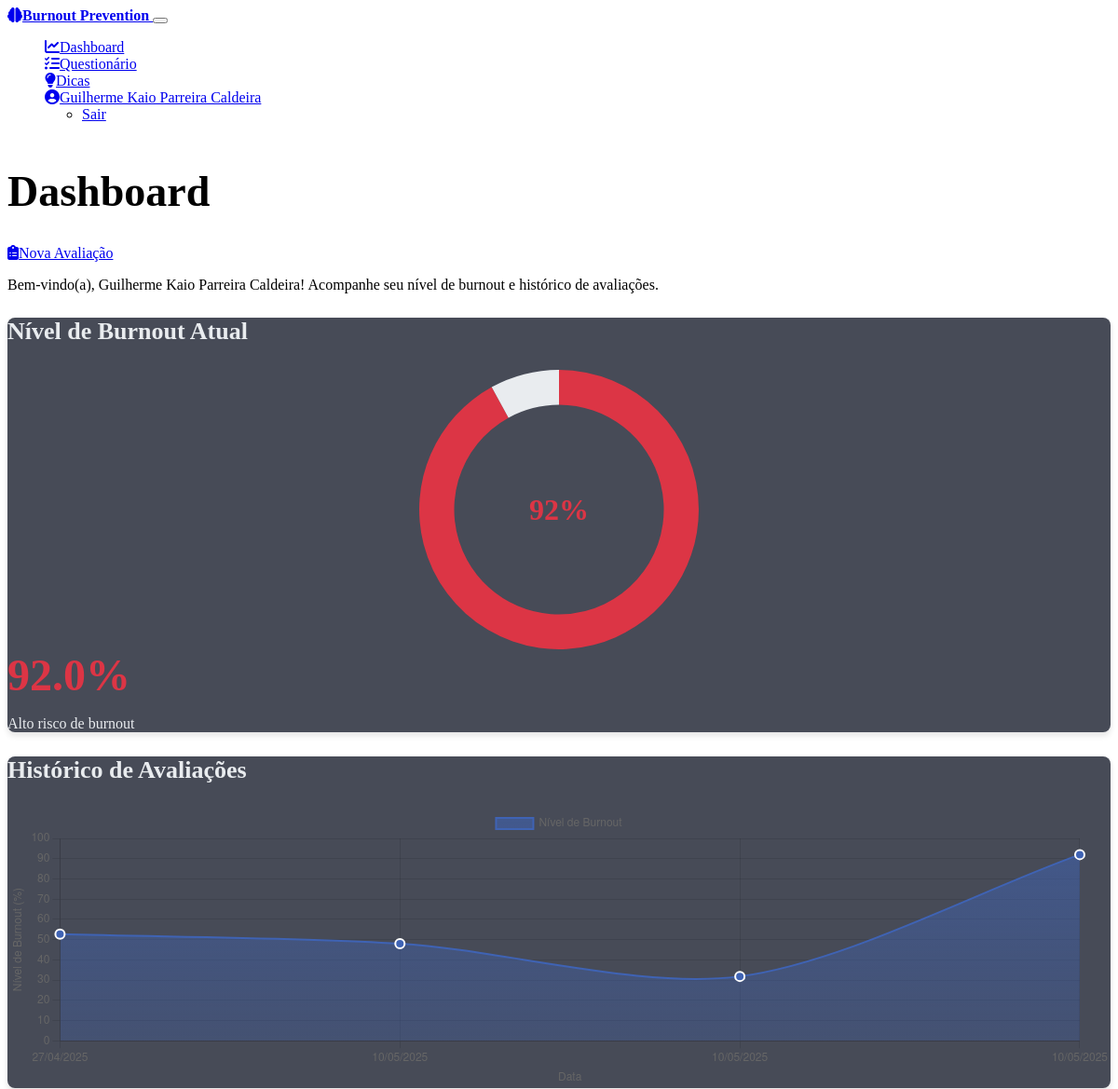
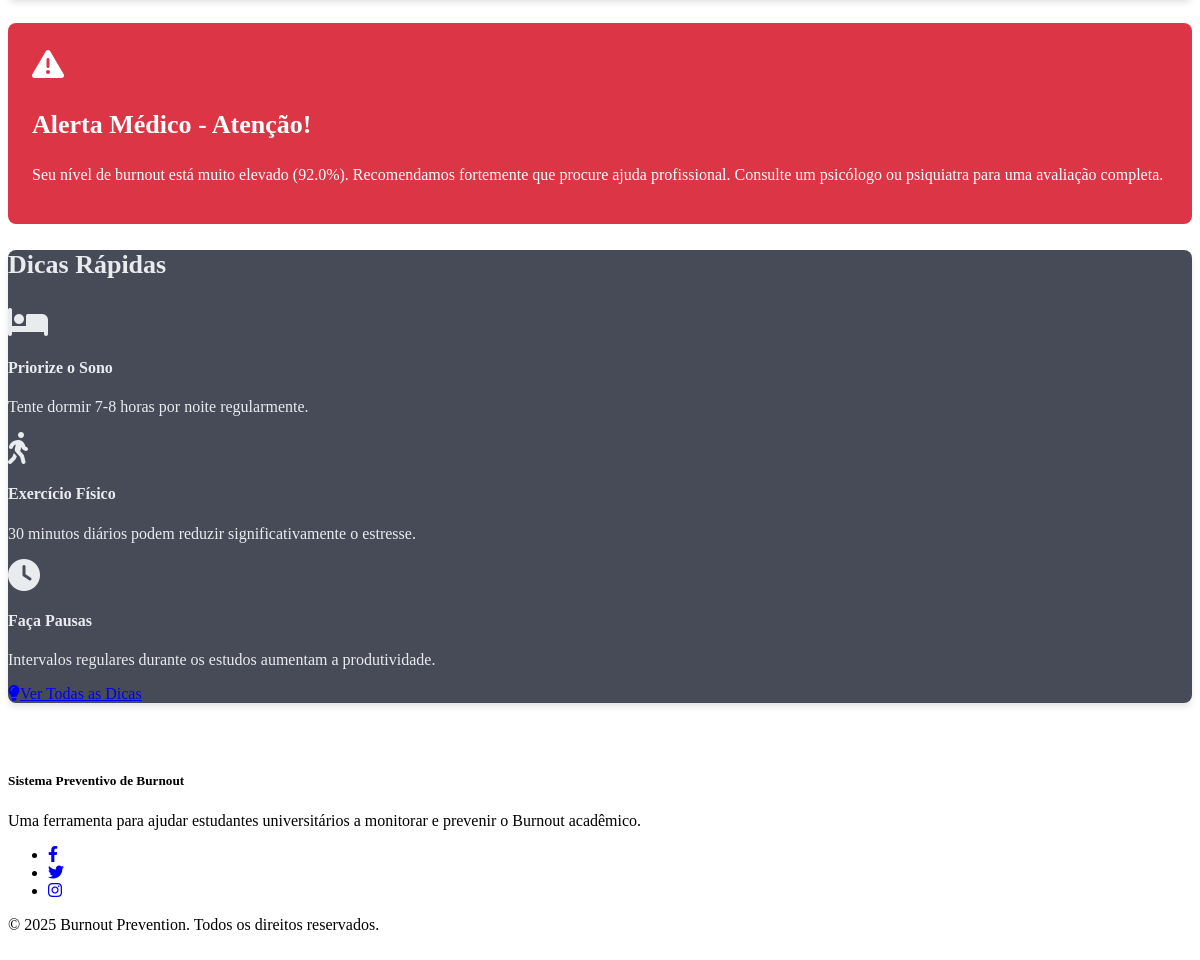
The page /dashboard (signed in) on the database its author committed (2 pictures, top to bottom).
### models.py (models this page shows, shortened)
class User(db.Model, UserMixin):
    id = db.Column(db.Integer, primary_key=True)
    name = db.Column(db.String(100), nullable=False)
    email = db.Column(db.String(100), unique=True, nullable=False)
    password_hash = db.Column(db.String(200), nullable=False)
    created_at = db.Column(db.DateTime, default=datetime.now)
    latest_burnout_score = db.Column(db.Float, nullable=True)
    last_assessment = db.Column(db.DateTime, nullable=True)
    responses = db.relationship('Response', backref='user', lazy=True)

### routes.py (the view)
    @app.route('/dashboard')
    @login_required
    def dashboard():
        user_id = current_user.id  # Usando o current_user do Flask-Login
        user_data = get_user_data(user_id)
        if not user_data:
            flash('Erro ao carregar dados do usuário', 'error')
            return redirect(url_for('index'))
        burnout_history = get_burnout_history(user_id)
        latest_score = user_data.get('latest_burnout_score')
        has_completed_questionnaire = latest_score is not None
        return render_template(
            'dashboard.html',
            user_name=user_data.get('name'),
            latest_score=latest_score,
            burnout_history=burnout_history,
            has_completed_questionnaire=has_completed_questionnaire
        )

### routes.py (called while the page is built)
def get_user_data(user_id):
    try:
        user = User.query.get(user_id)
        if not user:
            return None
        return {
            'name': user.name,
            'email': user.email,
            'latest_burnout_score': user.latest_burnout_score,
            'last_assessment': user.last_assessment
        }
    except Exception as e:
        logging.error(f"Erro ao recuperar dados do usuário: {e}")
        return None

def get_burnout_history(user_id):
    try:
        responses = Response.query.filter_by(
            user_id=user_id).order_by(Response.timestamp).all()
        history = []
        for response in responses:
            history.append({
                'score': response.burnout_score,
                'timestamp': response.timestamp.strftime('%d/%m/%Y') if response.timestamp else 'Desconhecido'
            })
        return history
    except Exception as e:
        logging.error(f"Erro ao recuperar o histórico de burnout: {e}")
        return []

### templates/dashboard.html
{% extends 'base.html' %}
{% block content %}
<div class="container">
    <div class="row mb-4">
        <div class="col-12">
            <div class="d-flex align-items-center justify-content-between">
                <h1 class="mb-0">Dashboard</h1>
                <a href="{{ url_for('questionnaire') }}" class="btn btn-primary">
                    <i class="fas fa-clipboard-list me-2"></i>Nova Avaliação
                </a>
            </div>
            <p class="text-secondary">Bem-vindo(a), {{ user_name }}! Acompanhe seu nível de burnout e histórico de avaliações.</p>
        </div>
    </div>
    {% if not has_completed_questionnaire %}
    <div class="row mb-4">
        <div class="col-12">
            <div class="alert alert-info">
                <i class="fas fa-info-circle me-2"></i>
                <strong>Você ainda não completou nenhuma avaliação.</strong>
                Responda ao questionário para ver seus resultados aqui.
            </div>
        </div>
    </div>
    {% else %}
    <div class="row">
        <div class="col-lg-4 mb-4">
            <div class="card dashboard-card">
                <div class="card-body">
                    <h3 class="card-title h5 mb-3">Nível de Burnout Atual</h3>
                    <div class="chart-container mb-3">
                        <canvas id="burnoutChart"></canvas>
                    </div>
                    <div class="text-center">
                        {% if latest_score < 40 %}
                        <span class="score-display score-low">{{ latest_score }}%</span>
                        <p class="mb-0 text-success">Baixo risco de burnout</p>
                        {% elif latest_score < 70 %}
                        <span class="score-display score-medium">{{ latest_score }}%</span>
                        <p class="mb-0 text-warning">Risco moderado de burnout</p>
                        {% else %}
                        <span class="score-display score-high">{{ latest_score }}%</span>
                        <p class="mb-0 text-danger">Alto risco de burnout</p>
                        {% endif %}
                    </div>
                </div>
            </div>
        </div>
        <div class="col-lg-8 mb-4">
            <div class="card dashboard-card">
                <div class="card-body">
                    <h3 class="card-title h5 mb-3">Histórico de Avaliações</h3>
                    <div class="chart-container">
                        <canvas id="historyChart"></canvas>
                    </div>
                </div>
            </div>
        </div>
    </div>
    <div class="row">
        {% if latest_score >= 80 %}
        <div class="col-12 mb-4">
            <div class="medical-alert">
                <div class="d-flex align-items-center">
                    <div class="medical-alert-icon">
                        <i class="fas fa-exclamation-triangle"></i>
                    </div>
                    <div>
                        <h3 class="h4 mb-2">Alerta Médico - Atenção!</h3>
                        <p class="mb-0">
                            Seu nível de burnout está muito elevado ({{ latest_score }}%). Recomendamos fortemente que
                            procure ajuda profissional. Consulte um psicólogo ou psiquiatra para uma avaliação completa.
                        </p>
                    </div>
                </div>
            </div>
        </div>
        {% endif %}
        <div class="col-12 mb-4">
            <div class="card">
                <div class="card-body">
                    <h3 class="card-title h5 mb-3">Dicas Rápidas</h3>
                    <div class="row g-3">
                        <div class="col-md-4">
                            <div class="d-flex">
                                <div class="me-3">
                                    <i class="fas fa-bed fa-2x text-primary"></i>
                                </div>
                                <div>
                                    <h4 class="h6">Priorize o Sono</h4>
                                    <p class="small mb-0">Tente dormir 7-8 horas por noite regularmente.</p>
                                </div>
                            </div>
                        </div>
                        <div class="col-md-4">
                            <div class="d-flex">
                                <div class="me-3">
                                    <i class="fas fa-walking fa-2x text-primary"></i>
                                </div>
                                <div>
                                    <h4 class="h6">Exercício Físico</h4>
                                    <p class="small mb-0">30 minutos diários podem reduzir significativamente o estresse.</p>
                                </div>
                            </div>
                        </div>
                        <div class="col-md-4">
                            <div class="d-flex">
                                <div class="me-3">
                                    <i class="fas fa-clock fa-2x text-primary"></i>
                                </div>
                                <div>
                                    <h4 class="h6">Faça Pausas</h4>
                                    <p class="small mb-0">Intervalos regulares durante os estudos aumentam a produtividade.</p>
                                </div>
                            </div>
                        </div>
                    </div>
                    <div class="text-center mt-4">
                        <a href="{{ url_for('tips') }}" class="btn btn-outline-primary">
                            <i class="fas fa-lightbulb me-2"></i>Ver Todas as Dicas
                        </a>
                    </div>
                </div>
            </div>
        </div>
    </div>
    {% endif %}
</div>
{% endblock %}
{% block scripts %}
{% if has_completed_questionnaire %}
<script>
    document.addEventListener('DOMContentLoaded', function() {
        // Criar gráfico do nível de burnout atual
        createBurnoutScoreChart('burnoutChart', {{ latest_score }});
        // Criar gráfico do histórico de burnout
        const historyData = [
            {% for entry in burnout_history %}
            {
                timestamp: "{{ entry.timestamp }}",
                score: {{ entry.score }}
            },
            {% endfor %}
        ];
        createBurnoutHistoryChart('historyChart', historyData);
    });
</script>
{% endif %}
{% endblock %}

### templates/base.html (shortened to what this page needs)
<!DOCTYPE html>
<html lang="pt-br" data-bs-theme="dark">
<head>
    <link href="https://cdn.replit.com/agent/bootstrap-agent-dark-theme.min.css" rel="stylesheet">
    <link rel="stylesheet" href="https://cdnjs.cloudflare.com/ajax/libs/font-awesome/6.4.0/css/all.min.css">
    <link rel="stylesheet" href="{{ url_for('static', filename='css/style.css') }}">
</head>
<body>
    <nav class="navbar navbar-expand-lg navbar-dark bg-dark">
        <div class="container">
            <a class="navbar-brand" href="{{ url_for('index') }}">
                <i class="fas fa-brain me-2"></i>Burnout Prevention
            </a>
            <button class="navbar-toggler" type="button" data-bs-toggle="collapse" data-bs-target="#navbarNav" aria-controls="navbarNav" aria-expanded="false" aria-label="Alternar navegação">
            </button>
            <div class="collapse navbar-collapse" id="navbarNav">
                <ul class="navbar-nav ms-auto">
                    <li class="nav-item auth-nav-item" style="display: {% if session.get('user_id') %}block{% else %}none{% endif %}">
                        <a class="nav-link" href="{{ url_for('dashboard') }}">
                            <i class="fas fa-chart-line me-1"></i>Dashboard
                        </a>
                    </li>
                    <li class="nav-item auth-nav-item" style="display: {% if session.get('user_id') %}block{% else %}none{% endif %}">
                        <a class="nav-link" href="{{ url_for('questionnaire') }}">
                            <i class="fas fa-list-check me-1"></i>Questionário
                        </a>
                    </li>
                    <li class="nav-item auth-nav-item" style="display: {% if session.get('user_id') %}block{% else %}none{% endif %}">
                        <a class="nav-link" href="{{ url_for('tips') }}">
                            <i class="fas fa-lightbulb me-1"></i>Dicas
                        </a>
                    </li>
                    <li class="nav-item dropdown auth-nav-item" style="display: {% if session.get('user_id') %}block{% else %}none{% endif %}">
                        <a class="nav-link dropdown-toggle" href="#" id="navbarDropdown" role="button" data-bs-toggle="dropdown" aria-expanded="false">
                            <i class="fas fa-user-circle me-1"></i><span id="user-name">{{ session.get('user_name', 'Usuário') }}</span>
                        </a>
                        <ul class="dropdown-menu dropdown-menu-end" aria-labelledby="navbarDropdown">
                            <li><a class="dropdown-item" href="#" id="logout-button">Sair</a></li>
                        </ul>
                    </li>
                </ul>
            </div>
        </div>
    </nav>
    <main class="py-4">
        {% block content %}{% endblock %}
    </main>
    <footer class="bg-dark text-light py-4">
        <div class="container">
            <div class="row">
                <div class="col-md-6">
                    <h5>Sistema Preventivo de Burnout</h5>
                    <p>Uma ferramenta para ajudar estudantes universitários a monitorar e prevenir o Burnout acadêmico.</p>
                </div>
                <div class="col-md-6 text-md-end">
                    <ul class="list-inline">
                        <li class="list-inline-item">
                            <a href="#" class="text-light">
                                <i class="fab fa-facebook-f"></i>
                            </a>
                        </li>
                        <li class="list-inline-item">
                            <a href="#" class="text-light">
                                <i class="fab fa-twitter"></i>
                            </a>
                        </li>
                        <li class="list-inline-item">
                            <a href="#" class="text-light">
                                <i class="fab fa-instagram"></i>
                            </a>
                        </li>
                    </ul>
                    <p class="mb-0">© 2025 Burnout Prevention. Todos os direitos reservados.</p>
                </div>
            </div>
        </div>
    </footer>
    {% block scripts %}{% endblock %}
</body>
</html>

### static/css/style.css (style rules this page uses)
:root { --bs-primary: #3f63b4; --bs-secondary: #6c757d; --bs-success: #28a745; --bs-danger: #dc3545; --bs-warning: #ffc107; --bs-info: #17a2b8; }
body { min-height: 100vh; display: flex; flex-direction: column; }
main { flex: 1; }
h1 { font-size: calc(1.75rem + 1.5vw); }
h3 { font-size: calc(1.25rem + 0.5vw); }
.navbar-brand { font-weight: bold; }
.card { border-radius: 0.5rem; box-shadow: 0 4px 6px rgba(0, 0, 0, 0.1); margin-bottom: 1.5rem; transition: transform 0.2s ease-in-out; background-color: rgba(25, 30, 45, 0.8); color: #e9ecef; }
.dashboard-card { height: 100%; }
.score-display { font-size: 3rem; font-weight: bold; }
.chart-container { position: relative; height: 300px; width: 100%; }
.score-high { color: var(--bs-danger); }
.medical-alert { background-color: var(--bs-danger); color: white; border-radius: 0.5rem; padding: 1.5rem; margin-bottom: 1.5rem; }
.medical-alert-icon { font-size: 2rem; margin-right: 1rem; }
footer { margin-top: auto; padding: 1.5rem 0; background-color: var(--bs-light); }

### rows shown on the page
User: get "Guilherme Kaio Parreira Caldeira", name "Guilherme Kaio Parreira Caldeira", latest_burnout_score "92.0"

### other values the page prints
chart data {{ latest_score }} 92.0
chart data {{ entry.timestamp }} 27/04/2025, 10/05/2025, 10/05/2025, 10/05/2025
chart data {{ entry.score }} 52.7, 48.0, 31.8, 92.0
